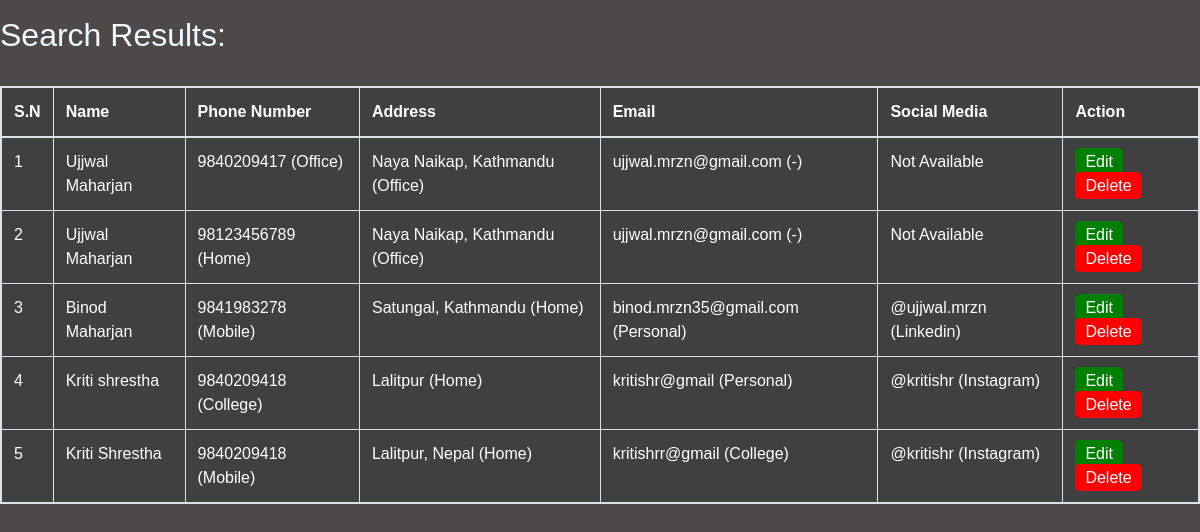
The page /all/ on the database as committed earlier.
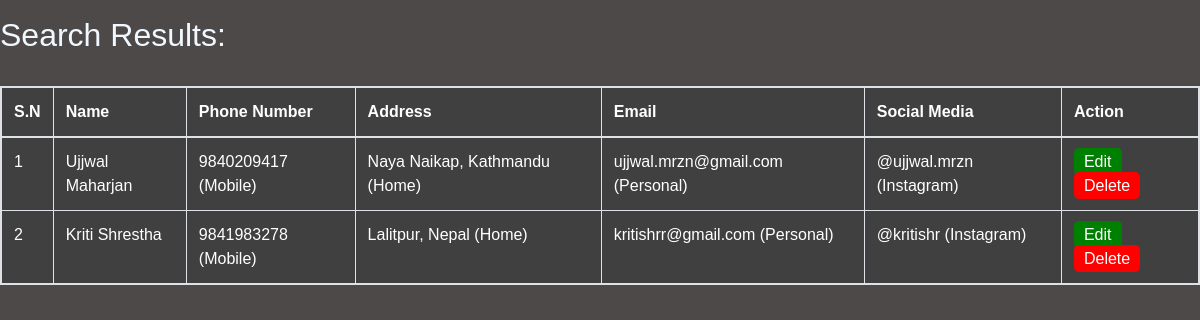
The same page on the database as committed later.
### accounts/models.py (models this page shows, shortened)
class Person(models.Model):
    id = models.AutoField(primary_key=True)
    first_name = models.CharField(max_length=20 , null=True)
    last_name = models.CharField(max_length=15 , null=True)
    phone = models.ForeignKey(Phone, null=True , on_delete= models.SET_NULL)
    address = models.ForeignKey(Address, null=True , on_delete= models.SET_NULL)
    email = models.ForeignKey(Email, null=True , on_delete= models.SET_NULL)
    media = models.ForeignKey(SocialMedia, null=True , on_delete= models.SET_NULL)

class Phone(models.Model):
    TYPE = (
        ('Home' , 'Home'),
        ('Mobile' , 'Mobile'),
        ('Office' , 'Office'),
        ('College' , 'College'),
    )
    Number = models.IntegerField( null=True )
    Number_type = models.CharField(max_length=200 , null=True , choices=TYPE )

class Address(models.Model):
    TYPE = (
        ('Home' , 'Home'),
        ('Office' , 'Office'),
        ('College' , 'College')
    )
    Address = models.CharField(max_length=200 , null=True)
    Address_type= models.CharField(max_length=200 , null=True , choices=TYPE )
    def __str__(self):
        return str(self.Address)

class Email(models.Model):
    TYPE = (
        ('Home' , 'Home'),
        ('Personal' , 'Personal'),
        ('Office' , 'Office'),
        ('College' , 'College')
    )
    email = models.CharField(max_length=200 , null=True)
    email_type = models.CharField(max_length=200 , null=True , choices=TYPE )

class SocialMedia(models.Model):
    APP = (
        ('Facebook' , 'Facebook'),
        ('Instagram' , 'Instagram'),
        ('Twitter' , 'Twitter'),
        ('Linkdin' , 'Linkdlin'),
        ('Snapchat' , 'Snapchat'),
        ('WeChat' , 'WeChat'),
        ('Discord' , 'Discord'),
    )
    User_Name = models.CharField(max_length=200 , null=True)
    Linked_App = models.CharField(max_length=200 , null=True , choices=APP )

### accounts/views.py (the view)
# urls.py: path('all/', views.all),
def all(request):
    per = Person.objects.all()
    return render(request, 'accounts/all.html' , {'per' : per})

### accounts/templates/accounts/all.html (shortened to what this page needs)
{% extends 'accounts/search.html' %}
{% block content %}
<div class="cointainer my-3">
    <h2>Search Results:</h2>
<br>
        <div class="table table-bordered">
            <table>
                    <thead-light>
                    <tr>
                        <th scope="col">S.N</th>
                        <th scope="col">Name</th>
                        <th scope="col">Phone Number</th>
                        <th scope="col">Address</th>
                        <th scope="col">Email</th>
                        <th scope="col">Social Media</th>
                        <th scope="col">Action</th>
                    </tr>
                <tbody>
                    {% for person in per %}
                    <tr>
                        <td>
                            {{ forloop.counter }}
                        </td>
                        <td>
                            {% if person.first_name and person.last_name %}
                                {{ person.first_name }} {{ person.last_name }}
                            {% else %}
                               Not Available
                            {% endif %}
                        </td>
                        <td>
                            {% if person.phone.Number and person.phone.Number_type %}
                                {{ person.phone.Number }} ({{ person.phone.Number_type }})
                            {% else %}
                               Not Available
                            {% endif %}
                        </td>
                        <td>
                            {% if person.address and person.address.Address_type %}
                                {{ person.address }} ({{ person.address.Address_type}})
                            {% else %}
                               Not Available
                            {% endif %}
                        </td>
                        <td>
                            {% if person.email.email and person.email.email_type %}
                                {{ person.email.email }} ({{ person.email.email_type }})
                            {% else %}
                               Not Available
                            {% endif %}
                        </td>
                        <td>
                            {% if person.media.User_Name and person.media.Linked_App %}
                                @{{ person.media.User_Name }} ({{ person.media.Linked_App}})
                            {% else %}
                               Not Available
                            {% endif %}
                        </td>
                        <td><a href="{%url 'edit' person.id %}" style="background-color: green; color:
                        white; text-decoration: none; padding: 5px 10px; border-radius: 5px;">Edit</a>
                        <a href="{%url 'delete' person.id%}" style="background-color: red;
                        color: white; text-decoration: none; padding: 5px 10px; border-radius: 5px;">Delete</a></td>
                    </tr>
                    {% empty %}
                    <tr>
                        <td colspan="7" >No records found.</td>
                    </tr>
                    {% endfor %}
                </tbody>
            </table>
        </div>
    </div>
{% endblock %}

### accounts/templates/accounts/search.html (shortened to what this page needs)
{% load static %}
<!DOCTYPE html>
<html lang="en">
<head>
    <link rel="stylesheet" href="https://cdn.jsdelivr.net/npm/bootstrap@4.4.1/dist/css/bootstrap.min.css">
</head>
<body>
{% block content %}{% endblock %}
</body>
</html>

### accounts/templates/accounts/search.html (style rules this page uses)
* { margin: 0; padding: 0; font-family: sans-serif; box-sizing: border-box; }
body { display: flex; justify-content: center; align-items: middle; height: 100vh; background: rgb(77, 73, 73); }
h2 { color: aliceblue; }
table { color: #ffffff; background-color: #404040; }

Rows that differ between the two databases and show on the page:
removed Person: first_name "Ujjwal", last_name "Maharjan", phone.Number "9840209417", phone.Number_type "Office", address "Naya Naikap, Kathmandu", address.Address_type "Office", email.email "ujjwal.mrzn@gmail.com", email.email_type "-", shows "Not Available"
removed Person: first_name "Ujjwal", last_name "Maharjan", phone.Number "98123456789", phone.Number_type "Home", address "Naya Naikap, Kathmandu", address.Address_type "Office", email.email "ujjwal.mrzn@gmail.com", email.email_type "-", shows "Not Available"
removed Person: first_name "Binod", last_name "Maharjan", phone.Number "9841983278", phone.Number_type "Mobile", address "Satungal, Kathmandu", address.Address_type "Home", email.email "binod.mrzn35@gmail.com", email.email_type "Personal", media.User_Name "ujjwal.mrzn", media.Linked_App "Linkedin"
removed Person: first_name "Kriti", last_name "shrestha", phone.Number "9840209418", phone.Number_type "College", address "Lalitpur", address.Address_type "Home", email.email "kritishr@gmail", email.email_type "Personal", media.User_Name "kritishr", media.Linked_App "Instagram"
removed Person: first_name "Kriti", last_name "Shrestha", phone.Number "9840209418", phone.Number_type "Mobile", address "Lalitpur, Nepal", address.Address_type "Home", email.email "kritishrr@gmail", email.email_type "College", media.User_Name "kritishr", media.Linked_App "Instagram"
added Person: first_name "Ujjwal", last_name "Maharjan", phone.Number "9840209417", phone.Number_type "Mobile", address "Naya Naikap, Kathmandu", address.Address_type "Home", email.email "ujjwal.mrzn@gmail.com", email.email_type "Personal", media.User_Name "ujjwal.mrzn", media.Linked_App "Instagram"
added Person: first_name "Kriti", last_name "Shrestha", phone.Number "9841983278", phone.Number_type "Mobile", address "Lalitpur, Nepal", address.Address_type "Home", email.email "kritishrr@gmail.com", email.email_type "Personal", media.User_Name "kritishr", media.Linked_App "Instagram"
